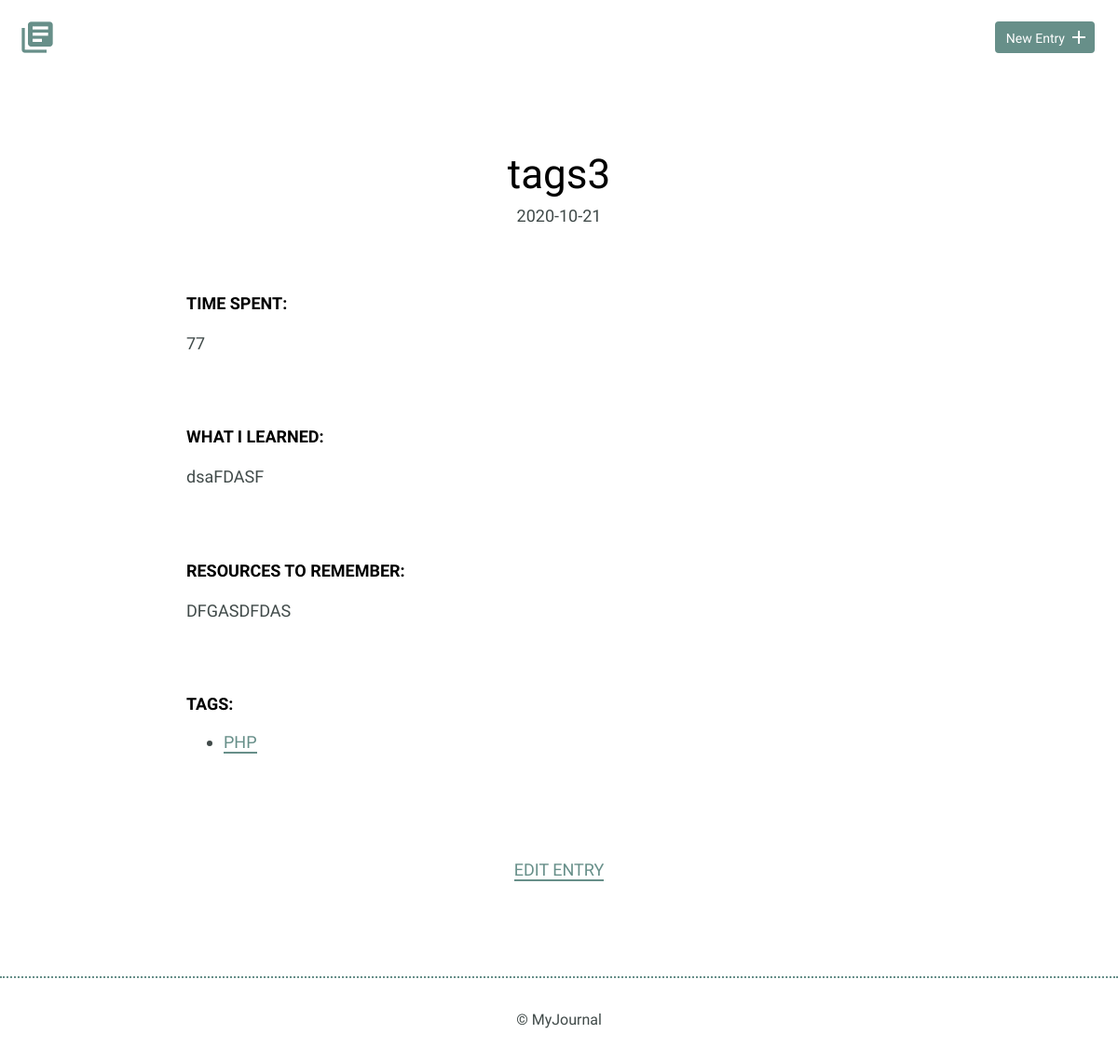
The app's page /detail.php?id=3, older data.
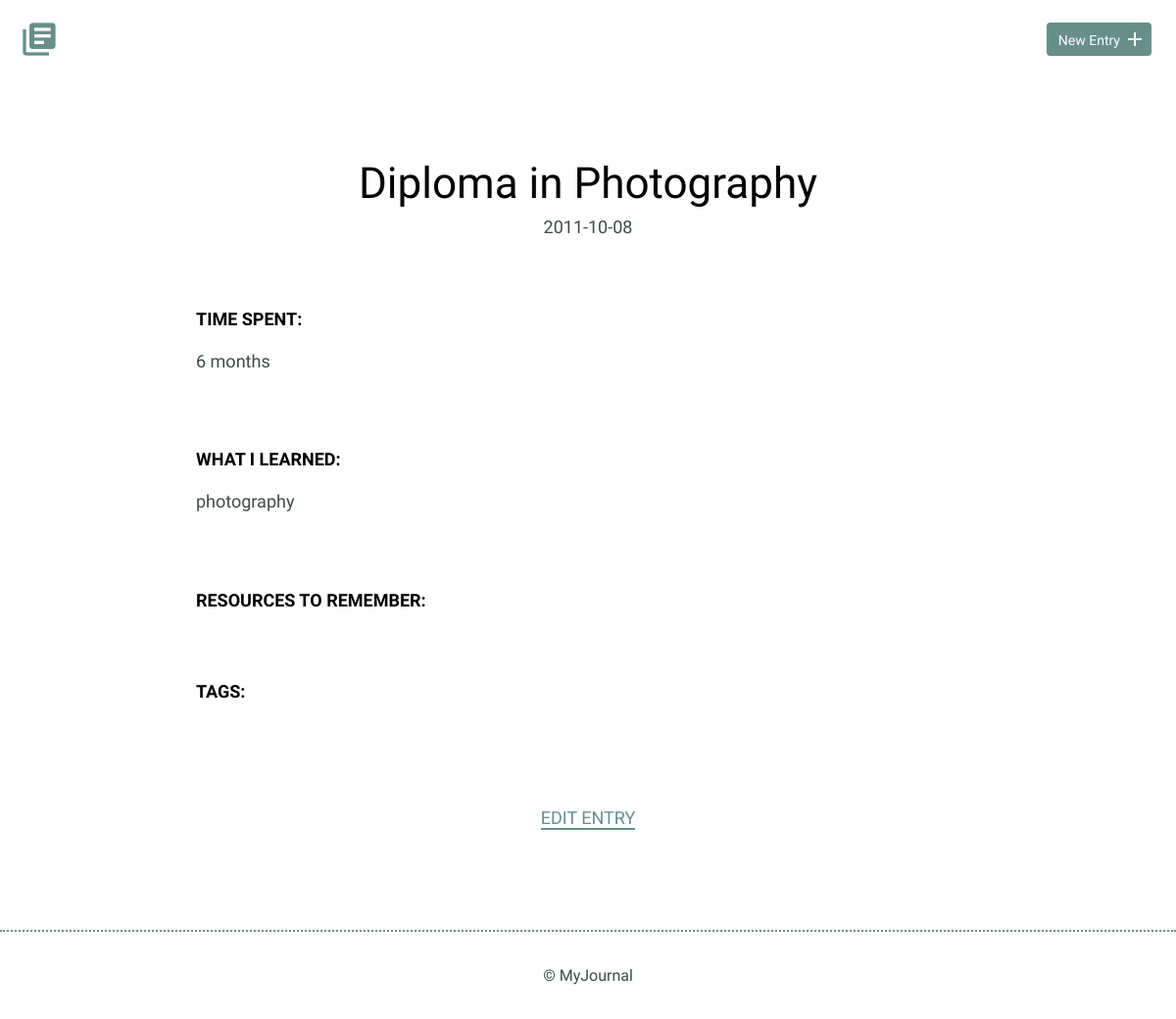
The same page, newer data.
### tables this page shows
CREATE TABLE "entries" (
	`id`	INTEGER,
	`title`	TEXT,
	`date`	TEXT,
	`time_spent`	INTEGER,
	`learned`	BLOB,
	`resources`	BLOB,
	PRIMARY KEY(`id`)
);

CREATE TABLE "entries_tags_link" (
	"entry_id"	INTEGER,
	"tag_id"	INTEGER
);

CREATE TABLE "tags" (
	"id"	INTEGER,
	"tag_name"	TEXT,
	PRIMARY KEY("id" AUTOINCREMENT)
);

### inc/functions.php (called while the page is built, shortened)
<?php
function get_journal_entry($entry_id) {
include('dbconnect.php');
$sql = 'SELECT * FROM entries WHERE id = ?';
try {
  $results = $db->prepare($sql);
  $results->bindValue(1,$entry_id,PDO::PARAM_INT);
  $results->execute();
  return $results->fetch(PDO::FETCH_ASSOC);
} catch (Exception $e) {
  echo $e->getMessage();
  return false;
}
}
function get_tags($entry_id) {
  include('dbconnect.php');
  $sql = 'SELECT * FROM tags
          INNER JOIN entries_tags_link
          ON tags.id = entries_tags_link.tag_id
          WHERE entries_tags_link.entry_id = ?';
  try {
    $results = $db->prepare($sql);
    $results->bindValue(1,$entry_id,PDO::PARAM_INT);
    $results->execute();
    return $results->fetchAll(PDO::FETCH_ASSOC);
  } catch (Exception $e) {
    echo $e->getMessage();
    return false;
  }
 }
?>

### detail.php (the view, shortened to what this page needs)
<?php
include('inc/functions.php');
if(isset($_GET['id'])) {
    $entry_id = filter_input(INPUT_GET, 'id',FILTER_SANITIZE_NUMBER_INT);
    $journal_entry = get_journal_entry($entry_id);
    $tags = get_tags($entry_id);
}
?>
<!DOCTYPE html>
<html>
    <head>
        <link rel="stylesheet" href="css/normalize.css">
        <link rel="stylesheet" href="css/site.css">
    </head>
    <body>
        <header>
            <div class="container">
                <div class="site-header">
                    <a class="logo" href="index.php"><i class="material-icons">library_books</i></a>
                    <a class="button icon-right" href="new.php"><span>New Entry</span> <i class="material-icons">add</i></a>
                </div>
            </div>
        </header>
        <section>
            <div class="container">
                <div class="entry-list single">
                    <article>
                          <?php
                          echo "<h1>" . $journal_entry['title'] . "</h1>";
                          echo "<time>" . $journal_entry['date'] . "</time>";
                        ?>
                        <div class="entry">
                            <h3>Time Spent: </h3>
                        <p>
                         <?php
                          echo $journal_entry['time_spent'];
                         ?>
                        </p>
                        </div>
                        <div class="entry">
                            <h3>What I Learned:</h3>
                            <p>
                                <?php
                                echo $journal_entry['learned'];
                                ?>
                            </p>
                        </div>
                        <div class="entry">
                            <h3>Resources to Remember:</h3>
                            <p>
                            <?php
                                echo $journal_entry['resources'];
                                ?>
                            </p>
                        </div>
                        <div class="entry">
                            <h3>Tags:</h3>
                            <ul>
                            <?php
                               foreach($tags as $tag) {
                               echo "<li>";
                               echo "<a href='index.php?tag=" . $tag['tag_id']  ."'>" . $tag['tag_name'] . " </a>";
                               echo "</li>";
                               }
                            ?>
                            </ul>
                        </div>
                    </article>
                </div>
            </div>
            <div class="edit">
            <p>
            <?php
            echo "<a href='edit.php?id=" .$entry_id. "'>Edit Entry</a></li>";
            ?>
            </p>
            </div>
        </section>
        <footer>
            <div>
                &copy; MyJournal
            </div>
        </footer>
    </body>
</html>

Row changes from the older to the newer data that the page shows:
removed entries_tags_link: tag.tag_name "PHP"
changed entries: title "tags3" → "Diploma in Photography"; date "2020-10-21" → "2011-10-08"; time_spent "77" → "6 months"; learned "dsaFDASF" → "photography"; resources "DFGASDFDAS" → (not shown)
